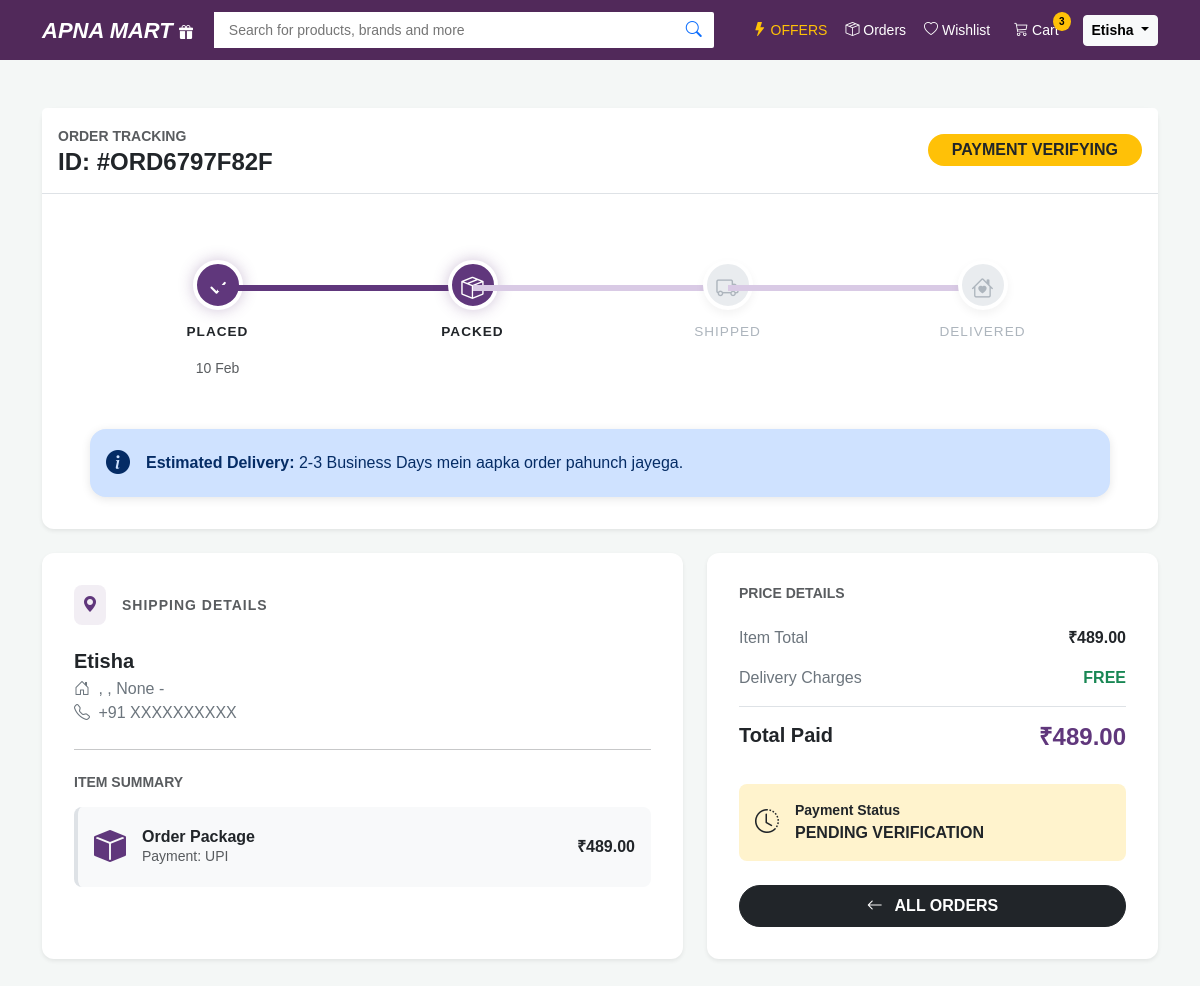
Page /track-order/ORD6797F82F/ (signed in) on the committed database.
### ebook/models.py (models this page shows, shortened)
class Order(models.Model):
    PAYMENT_CHOICES = (('COD', 'Cash on Delivery'), ('UPI', 'UPI Payment'))
    STATUS_CHOICES = (
        ('Pending', 'Order Placed'),
        ('Packed', 'Packed'),
        ('Shipped', 'Shipped'),
        ('Delivered', 'Delivered'),
        ('Cancelled', 'Cancelled'),
    )
    user = models.ForeignKey(User, on_delete=models.CASCADE)
    order_id = models.CharField(max_length=100, unique=True, default=uuid.uuid4)
    amount = models.DecimalField(max_digits=10, decimal_places=2)
    payment_method = models.CharField(max_length=20, choices=PAYMENT_CHOICES, default='COD')
    transaction_id = models.CharField(max_length=100, null=True, blank=True)
    full_name = models.CharField(max_length=200)
    phone = models.CharField(max_length=15)
    address = models.TextField()
    pincode = models.CharField(max_length=10, null=True)
    is_paid = models.BooleanField(default=False)
    status = models.CharField(max_length=20, choices=STATUS_CHOICES, default='Pending')
    created_at = models.DateTimeField(auto_now_add=True)
    payment_screenshot = models.ImageField(upload_to='payments/', null=True, blank=True)

### ebook/views.py (the view)
# urls.py: path('track-order/<str:order_id>/', views.track_order, name='track_order'),
@login_required
def track_order(request, order_id):
    order = get_object_or_404(Order, order_id=order_id, user=request.user)
    return render(request, 'ebook/track_order.html', {'order': order})

### ebook/context_processors.py (called while the page is built)
def category_renderer(request):
    return {
        'categories': Category.objects.all()
    }

def cart_count(request):
    if request.user.is_authenticated:
        count = CartItem.objects.filter(user=request.user).count()
    else:
        count = 0
    return {'cart_count': count}

### ebook/templates/ebook/track_order.html (shortened to what this page needs)
{% extends 'ebook/base.html' %}
{% block content %}
<div class="container mt-5 mb-5">
    <div class="card shadow-sm border-0 mb-4">
        <div class="card-header bg-white py-3 border-bottom d-flex flex-wrap justify-content-between align-items-center">
            <div>
                <span class="text-muted small text-uppercase fw-bold">Order Tracking</span>
                <h4 class="fw-black mb-0">ID: #{{ order.order_id }}</h4>
            </div>
            <div class="text-md-end mt-2 mt-md-0">
                <span class="badge {% if order.status == 'Delivered' %}bg-success{% elif order.status == 'Cancelled' %}bg-danger{% else %}bg-warning text-dark{% endif %} rounded-pill px-4 py-2 fs-6">
                    {{ order.status|upper }}
                </span>
            </div>
        </div>
        <div class="card-body px-md-5">
            {% if order.status == 'Cancelled' %}
                <div class="text-center py-5">
                    <div class="mb-3"><i class="bi bi-x-octagon-fill text-danger display-1"></i></div>
                    <h3 class="text-danger fw-bold">Order Cancelled</h3>
                    <p class="text-muted">Aapka order cancel kar diya gaya hai. Agar koi payment hui thi, toh wo 5-7 days mein refund ho jayegi.</p>
                </div>
            {% else %}
                <div class="track-container-main">
                    <div class="track-step active">
                        <span class="track-icon"><i class="bi bi-check-lg"></i></span>
                        <p class="track-text">Placed</p>
                        <small class="text-muted d-none d-md-block">{{ order.created_at|date:"d M" }}</small>
                    </div>
                    <div class="track-step {% if order.status != 'Pending' %}active{% endif %}">
                        <span class="track-icon"><i class="bi bi-box-seam"></i></span>
                        <p class="track-text">Packed</p>
                    </div>
                    <div class="track-step {% if order.status == 'Shipped' or order.status == 'Delivered' %}active{% endif %}">
                        <span class="track-icon"><i class="bi bi-truck"></i></span>
                        <p class="track-text">Shipped</p>
                    </div>
                    <div class="track-step {% if order.status == 'Delivered' %}active delivered-step{% endif %}">
                        <span class="track-icon"><i class="bi bi-house-heart"></i></span>
                        <p class="track-text">Delivered</p>
                    </div>
                </div>
                {% if order.status != 'Delivered' %}
                <div class="alert alert-primary border-0 rounded-4 d-flex align-items-center" role="alert">
                    <i class="bi bi-info-circle-fill fs-4 me-3"></i>
                    <div>
                        <strong>Estimated Delivery:</strong> 2-3 Business Days mein aapka order pahunch jayega.
                    </div>
                </div>
                {% endif %}
            {% endif %}
        </div>
    </div>
    <div class="row g-4">
        <div class="col-md-7">
            <div class="card shadow-sm border-0 mb-4 h-100 p-3">
                <div class="card-body">
                    <div class="d-flex align-items-center mb-4">
                        <div class="p-2 bg-purple-light rounded-3 me-3">
                            <i class="bi bi-geo-alt-fill text-purple"></i>
                        </div>
                        <h6 class="fw-bold mb-0 text-uppercase tracking-wide text-muted small">Shipping Details</h6>
                    </div>
                    <h5 class="fw-bold mb-1">{{ request.user.get_full_name|default:request.user.username|title }}</h5>
                    <p class="text-secondary mb-4">
                        <i class="bi bi-house-door me-1"></i> {{ order.address|default:"No address provided" }}<br>
                        <i class="bi bi-telephone me-1"></i> +91 {{ order.phone|default:"XXXXXXXXXX" }}
                    </p>
                    <hr class="opacity-10 mb-4">
                    <h6 class="fw-bold text-uppercase small text-muted mb-3">Item Summary</h6>
                    <div class="d-flex align-items-center p-3 bg-light rounded-3 border-start border-4 border-purple">
                        <div class="me-3">
                            <i class="bi bi-box-fill fs-2 text-purple"></i>
                        </div>
                        <div class="flex-grow-1">
                            <h6 class="fw-bold mb-0">Order Package</h6>
                            <p class="small text-muted mb-0">Payment: {{ order.payment_method }}</p>
                        </div>
                        <div class="text-end">
                            <span class="fw-bold">₹{{ order.amount }}</span>
                        </div>
                    </div>
                </div>
            </div>
        </div>
        <div class="col-md-5">
            <div class="card shadow-sm border-0 h-100 p-3">
                <div class="card-body">
                    <h6 class="fw-bold text-uppercase small text-muted mb-4">Price Details</h6>
                    <div class="d-flex justify-content-between mb-3">
                        <span class="text-secondary">Item Total</span>
                        <span class="fw-bold">₹{{ order.amount }}</span>
                    </div>
                    <div class="d-flex justify-content-between mb-3">
                        <span class="text-secondary">Delivery Charges</span>
                        <span class="text-success fw-bold">FREE</span>
                    </div>
                    <div class="d-flex justify-content-between mb-4 pt-3 border-top">
                        <span class="h5 fw-black">Total Paid</span>
                        <span class="h4 fw-black text-purple">₹{{ order.amount }}</span>
                    </div>
                    <div class="payment-status-badge d-flex align-items-center p-3 rounded-3 {% if order.is_paid %}bg-success-light text-success{% else %}bg-warning-light text-dark{% endif %}">
                        <i class="bi {% if order.is_paid %}bi-shield-fill-check{% else %}bi-clock-history{% endif %} fs-4 me-3"></i>
                        <div>
                            <p class="small mb-0 fw-bold">Payment Status</p>
                            <span class="fw-black">{% if order.is_paid %}CONFIRMED{% else %}PENDING VERIFICATION{% endif %}</span>
                        </div>
                    </div>
                    <div class="mt-4">
                        <a href="{% url 'my_orders' %}" class="btn btn-dark w-100 py-2 rounded-pill fw-bold">
                            <i class="bi bi-arrow-left me-2"></i> ALL ORDERS
                        </a>
                    </div>
                </div>
            </div>
        </div>
    </div>
</div>
{% endblock %}

### ebook/templates/ebook/base.html (shortened to what this page needs)
{% load static %}
<!DOCTYPE html>
<html lang="en">
<head>
    <link href="https://cdn.jsdelivr.net/npm/bootstrap@5.3.0/dist/css/bootstrap.min.css" rel="stylesheet">
    <link rel="stylesheet" href="https://cdn.jsdelivr.net/npm/bootstrap-icons@1.11.1/font/bootstrap-icons.css">
</head>
<body>
<header class="fk-navbar">
    <div class="container d-flex align-items-center justify-content-between">
        <a href="/" class="logo">APNA MART <i class="bi bi-gift-fill" style="font-size: 14px;"></i></a>
        <form action="{% url 'all_products' %}" method="GET" class="search-box">
            <input type="text" name="q" class="search-input" placeholder="Search for products, brands and more" value="{{ request.GET.q|default:'' }}">
            <button type="submit" class="btn btn-white text-primary border-0"><i class="bi bi-search"></i></button>
        </form>
        <div class="d-flex align-items-center">
            <a href="{% url 'offer_zone' %}" class="nav-link-custom text-warning"><i class="bi bi-lightning-fill"></i> OFFERS</a>
            {% if user.is_authenticated %}
                <a href="{% url 'my_orders' %}" class="nav-link-custom"><i class="bi bi-box-seam"></i> Orders</a>
                <a href="{% url 'view_wishlist' %}" class="nav-link-custom position-relative">
                    <i class="bi bi-heart"></i> Wishlist
                </a>
                <a href="{% url 'view_cart' %}" class="nav-link-custom position-relative ms-4">
                    <i class="bi bi-cart3"></i> Cart
                    <span class="badge-notify" style="background: #ffc107; color: black;">
                        {{ cart_count|default:"0" }}
                    </span>
                </a>
                <div class="dropdown ms-4">
                    <button class="btn btn-light btn-sm dropdown-toggle fw-bold" data-bs-toggle="dropdown">
                        {{ user.username|truncatechars:10 }}
                    </button>
                </div>
            {% endif %}
        </div>
    </div>
</header>
<div class="main-body">
    {% block content %}{% endblock %}
</div>
</body>
</html>

### ebook/templates/ebook/base.html (style rules this page uses)
body { background-color: #f1f3f6; font-family: Arial, sans-serif; }
.fk-navbar { background-color: #51295a; padding: 12px 0; color: white; position: sticky; top: 0; z-index: 1000; }
.logo { font-size: 22px; font-weight: 800; color: white; text-decoration: none; font-style: italic; }
.search-box { background: white; border-radius: 2px; display: flex; width: 100%; max-width: 500px; }
.search-input { border: none; padding: 6px 15px; width: 100%; outline: none; font-size: 14px; }
.nav-link-custom { color: white; text-decoration: none; font-size: 14px; font-weight: 500; margin-left: 18px; transition: 0.2s; }
.badge-notify { position: absolute; top: -8px; right: -12px; font-size: 10px; padding: 2px 6px; border-radius: 50%; font-weight: bold; }
.alert { box-shadow: 0 2px 10px rgba(0,0,0,0.1); border: none; border-radius: 4px; }

### ebook/templates/ebook/track_order.html (style rules this page uses)
.track-container-main { padding: 50px 0; list-style: none; display: flex; justify-content: space-between; position: relative; }
.track-step { flex: 1; text-align: center; position: relative; z-index: 2; }
.track-step::before { content: ""; position: absolute; top: 25px; left: -50%; width: 100%; height: 6px; background: #d9cae5ff; z-index: -1; transition: 0.4s ease; }
.track-step:first-child::before { display: none; }
.track-icon { width: 50px; height: 50px; line-height: 50px; border-radius: 50%; background: #e9ecef; color: #adb5bd; display: inline-block; margin-bottom: 12px; font-size: 1.4rem; transition: 0.4s; border: 4px solid #fff; box-shadow: 0 4px 10px rgba(0,0,0,0.05); }
.track-step.active .track-icon { background: #60377cff; color: #fff; box-shadow: 0 0 15px rgba(96, 54, 124, 0.3); }
.track-step.active::before { background: #60377cff; }
.track-step.active .track-text { color: #212529; font-weight: 800; }
.track-text { color: #adb5bd; font-size: 0.85rem; text-transform: uppercase; letter-spacing: 1px; }
body { background-color: #f4f7f6; }
.card { border-radius: 12px; }
.fw-black { font-weight: 900; }
.text-purple { color: #60377cff !important; }
.bg-purple-light { background-color: #60367c15; }
.bg-warning-light { background-color: #fff3cd; }
.tracking-wide { letter-spacing: 1px; }

### rows in the picture
Order: order_id "ORD6797F82F", status "PAYMENT VERIFYING", created_at "10 Feb", address ", , None -", phone "XXXXXXXXXX", payment_method "UPI", amount "489.00"

### other values in the picture
{{ cart_count|default:"0" }} "3"
{{ user.username|truncatechars:10 }} "Etisha"
{{ request.user.get_full_name|default:request.user.username|title }} "Etisha"
